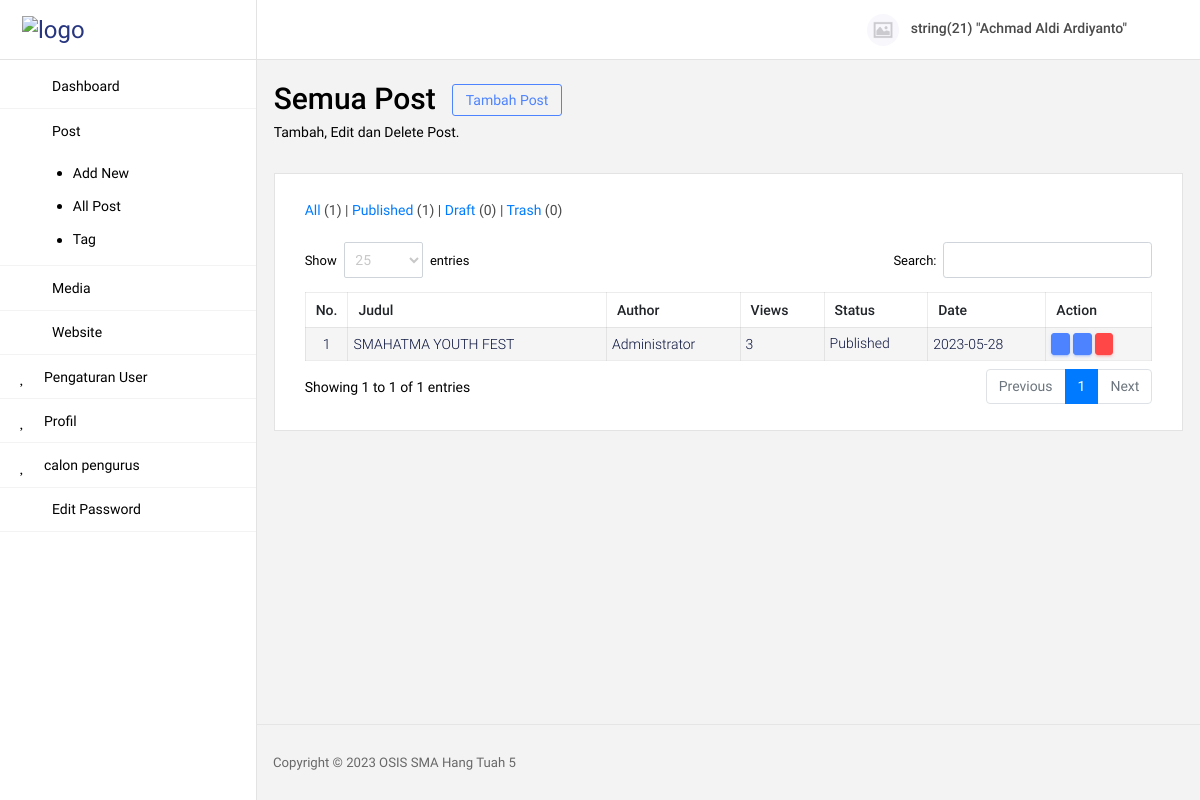
The app's page /admin/post (signed in) with its own data.
### tables this page shows
CREATE TABLE `post` (
  `id_post` int(11) NOT NULL,
  `judul` varchar(100) NOT NULL,
  `isi` text NOT NULL,
  `status` varchar(50) NOT NULL,
  `link` varchar(100) NOT NULL,
  `views` int(11) NOT NULL,
  `insert_by` int(11) NOT NULL,
  `insert_at` date NOT NULL,
  `update_by` int(11) NOT NULL,
  `update_at` date NOT NULL
);

CREATE TABLE `user` (
  `id_user` int(11) NOT NULL,
  `nama` varchar(100) NOT NULL,
  `username` varchar(50) NOT NULL,
  `password` varchar(50) NOT NULL,
  `level` varchar(50) NOT NULL,
  `jabatan` varchar(50) NOT NULL,
  `foto` varchar(50) NOT NULL
);

### admin/page/post.php (the view, shortened to what this page needs)
<section class="row">
  <div class="col-md-12 grid-margin">
    <div class="d-flex justify-content-between flex-wrap">
      <div class="d-flex align-items-end flex-wrap">
        <div class="mr-md-3 mr-xl-5">
          <div class="row m-0">
            <h2>Semua Post</h2>
            <a href="post-new" type="button" class="btn btn-outline-primary btn-sm ml-3" style="height: fit-content;">
              Tambah Post
            </a>
          </div>
          <p class="mb-md-0">Tambah, Edit dan Delete Post.</p>
        </div>
      </div>
    </div>
  </div>
</section>
<section class="card">
  <div class="card-body">
    <h4 class="mb-4">
      <span class="card-title"><a href="post">All</a>
        (<?= mysqli_num_rows(mysqli_query($koneksi, "SELECT * FROM `post`")) ?>) | </span>
      <span class="card-title"><a href="post_type-publish">Published</a>
        (<?= mysqli_num_rows(mysqli_query($koneksi, "SELECT * FROM `post` WHERE `status`='publish'")) ?>) | </span>
      <span class="card-title"><a href="post_type-draft">Draft</a>
        (<?= mysqli_num_rows(mysqli_query($koneksi, "SELECT * FROM `post` WHERE `status`='draft'")) ?>) | </span>
      <span class="card-title"><a href="post_type-trash">Trash</a>
        (<?= mysqli_num_rows(mysqli_query($koneksi, "SELECT * FROM `post` WHERE `status`='trash'")) ?>)</span>
    </h4>
    <div class="row">
      <div class="col-12">
        <div class="table-responsive">
          <table id="data-alumni" class="table">
            <thead>
              <tr>
                <th>No.</th>
                <th>Judul</th>
                <th>Author</th>
                <th>Views</th>
                <th>Status</th>
                <th>Date</th>
                <th>Action</th>
              </tr>
            </thead>
            <tbody>
              <?php
                $no = 1;
                $sql = "SELECT * FROM `post` LEFT JOIN `user` ON `post`.`insert_by`=`user`.`id_user`";
                $sql .= " ORDER BY `id_post` DESC";
                $query = mysqli_query($koneksi,$sql);
                while($data = mysqli_fetch_array($query)){
                  $id_post = $data["id_post"];
                  $judul   = $data["judul"];
                  $author  = $data["nama"];
                  $views   = $data["views"];
                  $date    = $data["update_at"];
                  $status  = $data["status"];
                  $link    = $data["link"];
              ?>
              <tr>
                <td class="td-nomer"><?= $no ?></td>
                <td><?= $judul ?></td>
                <td><?= $author ?></td>
                <td><?= $views ?></td>
                <td>
                    <p style="text-transform: capitalize;">
                      <?php if ($status=="publish") {echo "Published";} else {echo $status;} ?>
                    </p>
                </td>
                <td><?= $date ?></td>
                <td>
                  <a href="post-edit-id-<?= $id_post ?>" type="button" class="btn btn-primary btn-sm btn-table" title="Edit"><i class="mdi mdi-pencil"></i></a>
                  <?php
                    if ($status=="publish") { ?>
                      <a href="../post=<?= $link ?>" type="button" target="_blank" class="btn btn-primary btn-sm btn-table" title="Lihat Postingan"><i class="mdi mdi-eye"></i></a>
                    <?php } if ($status=="publish"||$status=="draft") {?>
                      <button type="button" class="btn btn-danger btn-sm btn-table" title="Hapus" data-toggle="modal" data-target="#hapusPost" onclick='hapusPost(<?php echo '"'.$id_post.'"' ?>)'><i class="mdi mdi-delete"></i></button>
                    <?php } if ($status=="trash") {?>
                      <button type="button" class="btn btn-danger btn-sm btn-table" title="Hapus permanent" data-toggle="modal" data-target="#deletePost" onclick='deletePost(<?php echo '"'.$id_post.'"' ?>)'><i class="mdi mdi-delete-forever"></i></button>
                    <?php }
                  ?>
                </td>
              </tr>
              <?php $no++; } ?>
            </tbody>
          </table>
        </div>
      </div>
    </div>
  </div>
</section>

### admin/includes/head.php (style rules this page uses)
p { margin: 0px }
.table thead tr th { padding: 10px !important; font-size: 14px; }
.table tbody tr td { padding: 5px !important }
.btn-table { padding: 2px !important; height: fit-content; }
.btn-table i { font-size: 16px !important }
.btn i { font-size: 14px; }
.dataTables_wrapper .dataTable .btn { padding: 3px 5px 5px 3px; }
.card { border: 1px solid #e3e3e3; }
.td-nomer { width: 10px; text-align: center; }
.dataTables_wrapper .dataTable thead .sorting:before, .dataTables_wrapper .dataTable thead .sorting_asc:before, .dataTables_wrapper .dataTable thead .sorting_desc:before, .dataTables_wrapper .dataTable thead .sorting_asc_disabled:before, .dataTables_wrapper .dataTable thead .sorting_desc_disabled:before { right: 8px;bottom: 10px; }
.dataTables_wrapper .dataTable thead .sorting:after, .dataTables_wrapper .dataTable thead .sorting_asc:after, .dataTables_wrapper .dataTable thead .sorting_desc:after, .dataTables_wrapper .dataTable thead .sorting_asc_disabled:after, .dataTables_wrapper .dataTable thead .sorting_desc_disabled:after { right: 3px;bottom: 0px; }

### admin/page/post.php (style rules this page uses)
.card-title { text-transform: none !important; font-weight: 400 !important }

### records on screen
post: judul "SMAHATMA YOUTH FEST", user.nama "Administrator", views "3", status "Published", update_at "2023-05-28"

### other values on screen
mysqli_num_rows(mysqli_query($koneksi, "SELECT * FROM `post`")) "1"
